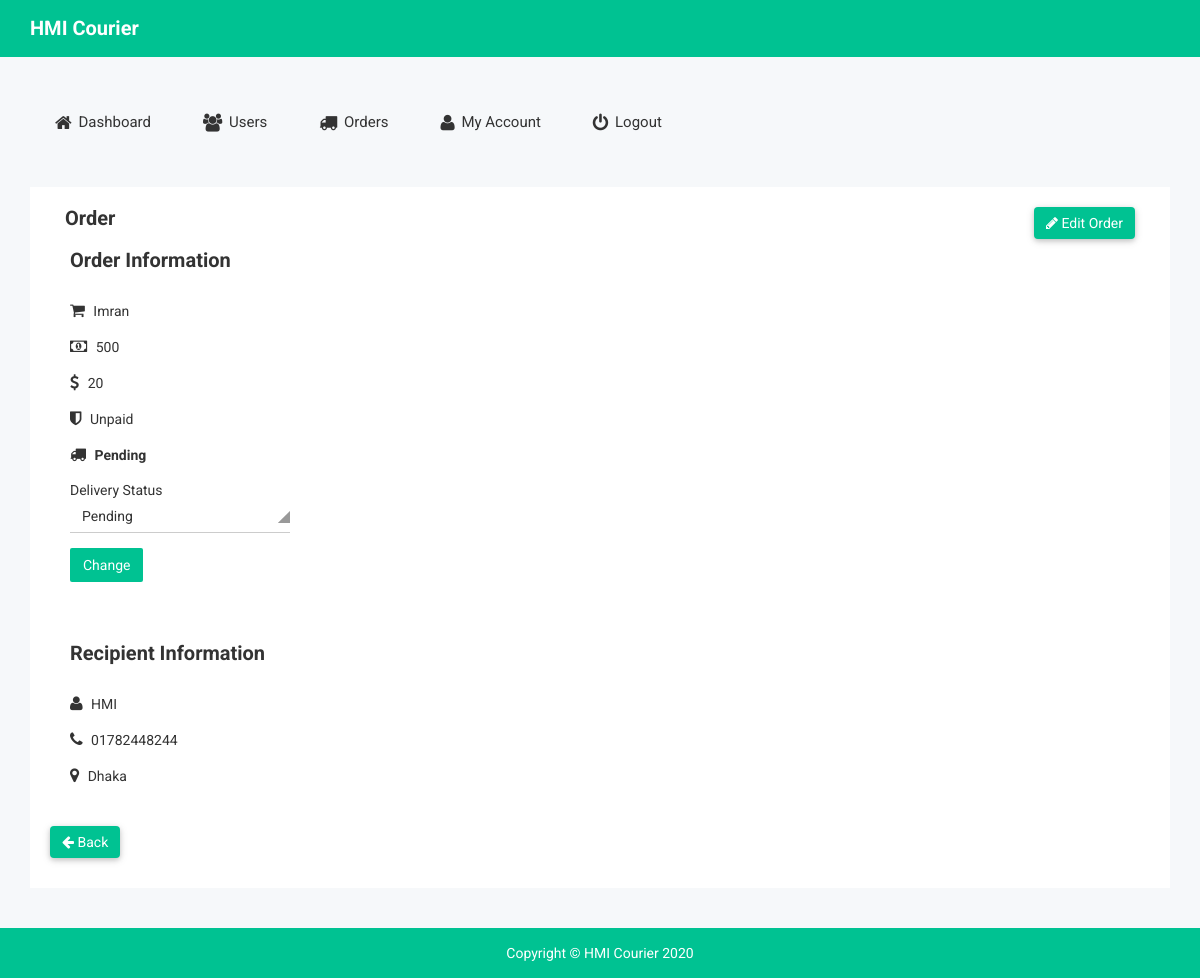
Screenshot of /viewOrder.php?id=3 (signed in) with the database file from the repository.
### tables this page shows
CREATE TABLE `orders` (
  `id` int(11) UNSIGNED NOT NULL,
  `item_name` varchar(50) NOT NULL DEFAULT '0',
  `store_id` int(11) UNSIGNED NOT NULL DEFAULT '0',
  `recipient` varchar(50) NOT NULL DEFAULT '',
  `recipient_number` varchar(50) DEFAULT NULL,
  `recipient_address` varchar(255) DEFAULT '',
  `amount` int(11) DEFAULT NULL,
  `fee` int(11) DEFAULT NULL,
  `payment_status` varchar(50) DEFAULT '',
  `status_id` int(11) UNSIGNED NOT NULL DEFAULT '0',
  `delivery_time` varchar(50) DEFAULT NULL,
  `created_at` varchar(50) DEFAULT '',
  `user_id` int(11) UNSIGNED NOT NULL DEFAULT '0'
);

CREATE TABLE `status` (
  `id` int(10) UNSIGNED NOT NULL,
  `name` varchar(50) NOT NULL DEFAULT '',
  `description` varchar(255) DEFAULT ''
);

### lib/OrderAdmin.php (called while the page is built, shortened)
<?php
class OrderAdmin extends Database
{
	function __construct()
	{
		$this->table = 'orders';
	}
}

### lib/Database.php (called while the page is built, shortened)
<?php
class Database
{
	public function connect()
	{
		$this->db_host = 'localhost';
		$this->db_user = 'root';
		$this->db_pass = '';
		$this->db_name = 'courier';
		$this->connect = mysqli_connect($this->db_host, $this->db_user, $this->db_pass, $this->db_name);
		if ($this->connect->connect_error) {
			echo "Connection failed: " . $this->connect->connect_error;
		} else {
			return $this->connect;
		}
	}
	public function all($limit = null)
	{
		if ($limit !=null) {
			if (isset($this->userId)) {
				$this->query = "SELECT * FROM $this->table WHERE user_id='$this->userId' LIMIT 10";
			} else {
				$this->query = "SELECT * FROM $this->table LIMIT 10";
			}
		} else {
			if (isset($this->userId)) {
			$this->query = "SELECT * FROM $this->table WHERE user_id='$this->userId'";
		} else {
			$this->query = "SELECT * FROM $this->table";
		}
		}
		$this->result = mysqli_query($this->connect(), $this->query);
		return $this->result;
	}
	public function find($id)
	{
		if (isset($this->userId)) {
			$this->query = "SELECT * FROM $this->table WHERE id=$id AND user_id='$this->userId'";
		} else {
			$this->query = "SELECT * FROM $this->table WHERE id=$id";
		}
		$this->result = mysqli_query($this->connect(), $this->query);
		$this->result = mysqli_fetch_assoc($this->result);
		return $this->result;
	}
	}

### lib/Controllers/OrderAdminController.php (called while the page is built, shortened)
<?php
class OrderAdminController extends OrderAdmin
{
	public function view($id)
	{
		$this->data = $this->find($id);
		return $this->data;
	}
}

### lib/Status.php (called while the page is built, shortened)
<?php
class Status extends Database
{
	function __construct()
	{
		$this->table = 'status';
	}
}

### lib/Controllers/StatusController.php (called while the page is built, shortened)
<?php
class StatusController extends Status
{
	public function view($id)
	{
		$this->data = $this->find($id);
		return $this->data;
	}
}

### viewOrder.php (the view, shortened to what this page needs)
<?php
if (!isset($_GET['id']) || empty($_GET['id'])) {
    header('Location: /accessControl.php');
} else {
    if ($_SESSION['userRole'] =='admin') {
        $order = new OrderAdminController;
        $order = $order->view($_GET['id']);
    } else {
        $order = new OrderController;
        $order = $order->view($_GET['id']);
    }
    include 'header.php';
    ?>
    <div class="contact-form sm-res-mg-t-30 tb-res-mg-t-30 tb-res-mg-t-0">
        <div class="contact-hd sm-form-hd">
            <h2 class="col-md-10 col-sm-12">Order</h2>
            <div class="col-md-2 col-sm-12 text-right">
                <a href="order.php?id=<?php echo $order['id']; ?>" class="btn btn-success success-icon-notika waves-effect"><i class="fa fa-pencil"></i> Edit Order</a>
            </div>
        </div>
        <div class="contact-inner">
            <div class="contact-hd widget-ctn-hd">
                <h2>Order Information</h2>
            </div>
            <div class="contact-dt">
                <ul class="contact-list widget-contact-list">
                    <li><i class="fa fa-shopping-cart"></i> <?php echo $order['item_name'];?></li>
                    <li><i class="fa fa-money"></i> <?php echo $order['amount'];?></li>
                    <li><i class="fa fa-dollar"></i> <?php echo $order['fee'];?></li>
                    <li><i class="fa fa-shield"></i> <?php echo $order['payment_status'];?></li>
                    <li><i class="fa fa-truck"></i> <b><?php $status = new StatusController; $status = $status->view($order['status_id']); echo $status['name'];?></b>
                        <?php if ($_SESSION['userRole'] =='admin') { ?>
                        <form method="post">
                           <div class="form-example-int mg-t-15">
                            <div class="form-group">
                                <label>Delivery Status</label>
                                <div class="nk-int-st">
                                    <select name="status_id" class="selectpicker">
                                        <option value="<?php echo $order['status_id'];?>"> <?php
                                        $status = new StatusController;
                                        $status = $status->view($order['status_id']);
                                        echo $status ['name'];
                                        ?></option>
                                    </select>
                                </div>
                            </div>
                        </div>
                        <div class="contact-btn">
                            <button class="button btn waves-effect">Change</button>
                        </div>
                    </form>
                <?php } ?>
                </li>
            </ul>
        </div>
    </div>
    <div class="contact-inner">
        <div class="contact-hd widget-ctn-hd">
            <h2>Recipient Information</h2>
        </div>
        <div class="contact-dt">
            <ul class="contact-list widget-contact-list">
                <li><i class="fa fa-user"></i> <?php echo $order['recipient']; ?></li>
                <li><i class="fa fa-phone"></i> <?php echo $order['recipient_number']; ?></li>
                <li><i class="fa fa-map-marker"></i> <?php echo $order['recipient_address']; ?></li>
            </ul>
        </div>
    </div>
    <a href="orders.php" class="btn btn-success success-icon-notika waves-effect"><i class="fa fa-arrow-left"></i> Back</a>
</div>
<?php } include 'footer.php'; ?>

### css/wave/button.css (style rules this page uses)
.btn-success.notika-btn-success, .btn-success.success-icon-notika { background-color: #00c292; }
.btn-primary.primary-icon-notika, .btn-info.info-icon-notika, .btn-success.success-icon-notika, .btn-warning.warning-icon-notika, .btn-danger.danger-icon-notika, .btn-teal.teal-icon-notika, .btn-orange.orange-icon-notika, .btn-cyan.cyan-icon-notika, .btn-lightgreen.lightgreen-icon-notika, .btn-lime.lime-icon-notika, .btn-amber.amber-icon-notika, .btn-gray.gray-icon-notika, .btn-lightblue.lightblue-icon-notika, .btn-deeporange.deeporange-icon-notika { border:none; outline:none !important; box-shadow: 0 2px 5px rgba(0,0,0,.16), 0 2px 10px rgba(0,0,0,.12); margin-bottom:10px; font-size:14px; color:#fff; }

### css/main.css (style rules this page uses)
html { color: #222; font-size: 1em; line-height: 1.4; }

### rows the page displays
orders: item_name "Imran", amount "500", fee "20", payment_status "Unpaid", recipient "HMI", recipient_number "01782448244", recipient_address "Dhaka"
status: name "Pending"

### other values shown
$siteName "HMI Courier"
